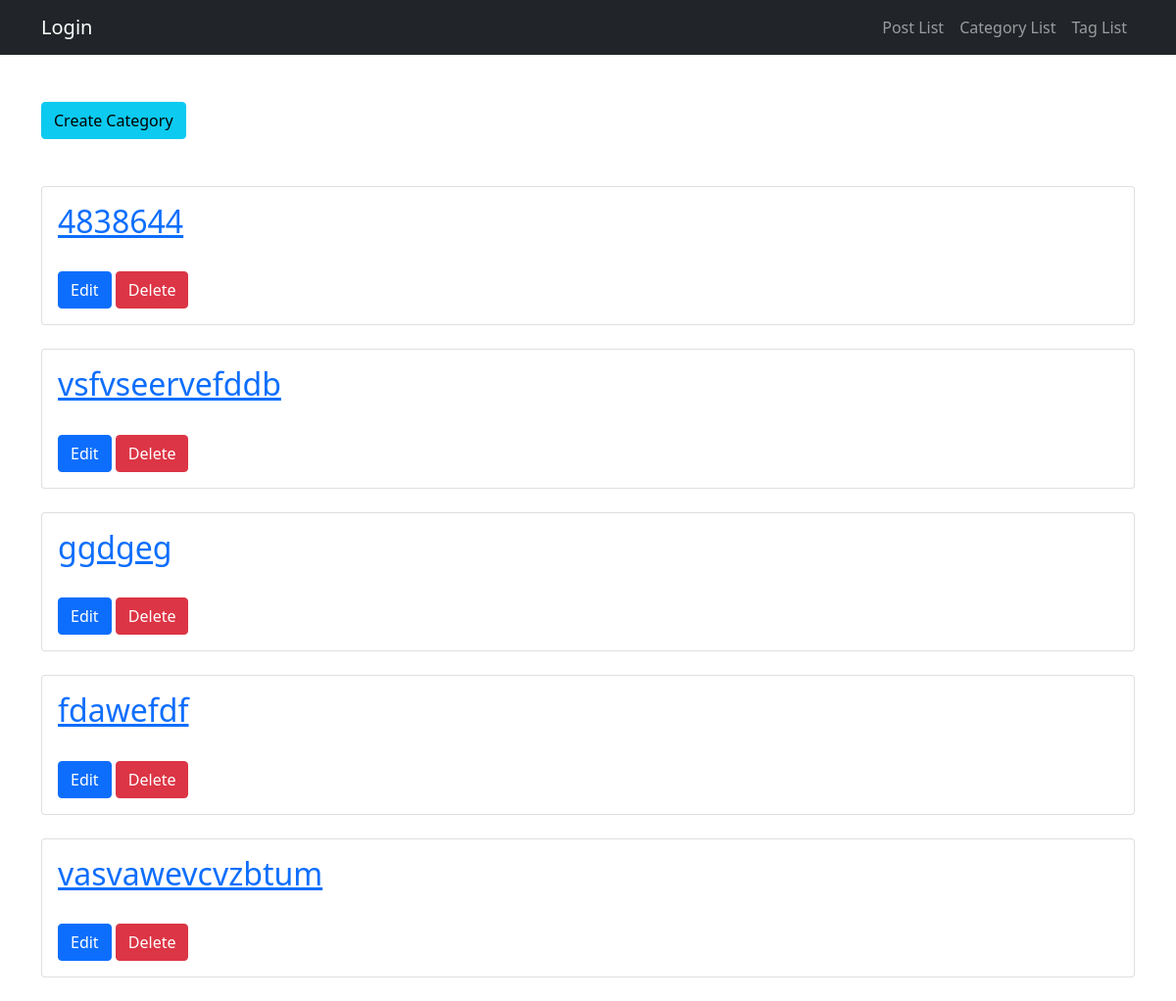
The page /weblog/categories/ on the database its author committed.
### weblog/models.py (models this page shows, shortened)
class Category(models.Model):
    parent = models.ForeignKey('self', on_delete=models.CASCADE, blank=True, null=True)
    name = models.CharField('Category Name', max_length=30, null=True)
    updated_on = models.DateTimeField(auto_now=True, null=True)

### weblog/views.py (the view)
# urls.py: path("categories/", CategoryList.as_view(), name="category_list"),
class CategoryList(ListView):
    model = Category

### weblog/templates/weblog/category_list.html (shortened to what this page needs)
{% extends 'weblog/index.html' %}
{% load static %}
{% block content %}
    <a href="{% url 'weblog:category_create' %}" class="btn btn-info mb-5" role="button">Create Category</a>
    {% for cat in object_list %}
        <div class="card mb-4">
            <div class="card-body">
                <h2 class="card-title"><a href="{% url 'weblog:category_detail' cat.id %}">{{cat.name}}<a/></h2>
                <br>
                <a href="{% url 'weblog:category_edit' id=cat.id %} " class="btn btn-primary" role="button">Edit</a>
                <a href="{% url 'weblog:category_delete' id=cat.id %} " class="btn btn-danger" role="button">Delete</a>
            </div>
        </div>
    {% endfor %}
{% endblock content %}

### rows shown on the page
Category: name "4838644"
Category: name "vsfvseervefddb"
Category: name "ggdgeg"
Category: name "fdawefdf"
Category: name "vasvawevcvzbtum"
